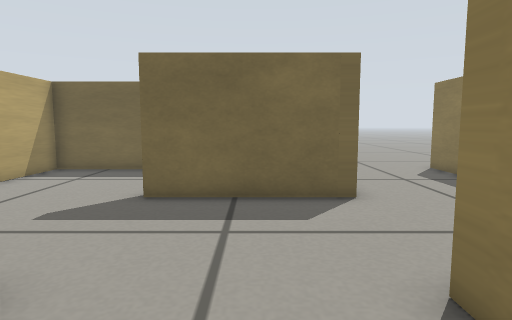
[1] (above)

18 first-person views from a walk through a robot-simulator world made for Gazebo. The camera is 0.33 m above the floor, tilts 6° down and sees 75° across. The floor is counted in squares, 0.2 m on a side. Each view is taken from the middle of a square. On the plan, view 1 faces up. The plan holds only what a view shows up to about 16 squares ahead; the rest is blank. Gazebo's built-in surfaces are drawn with simple patterns.

[2]
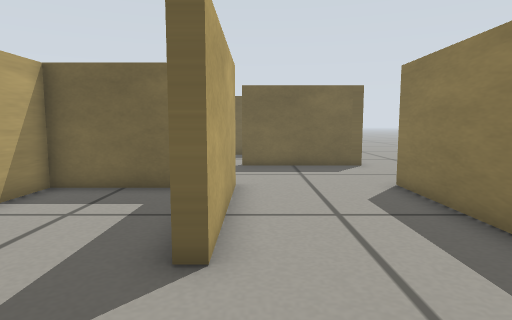

[3]
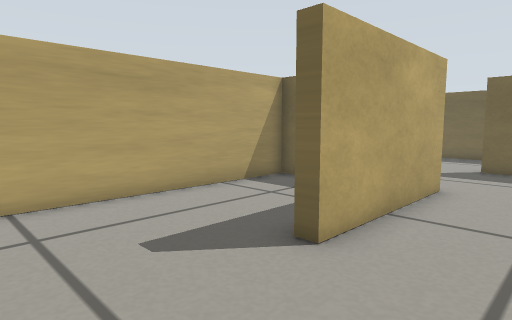

[4]
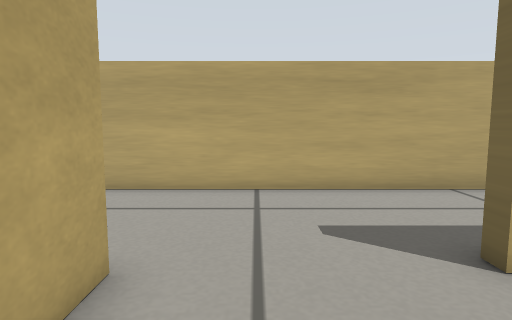

[5]
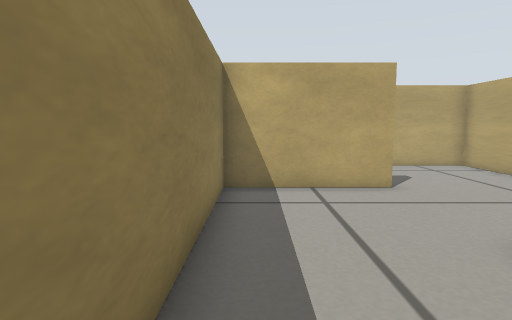

[6]
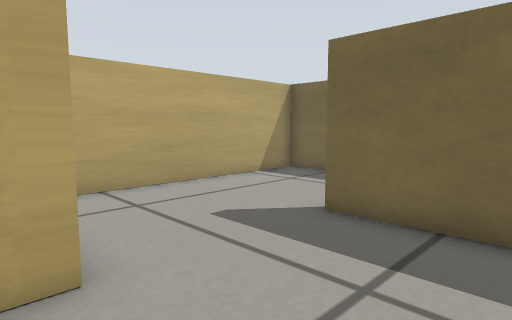

[7]
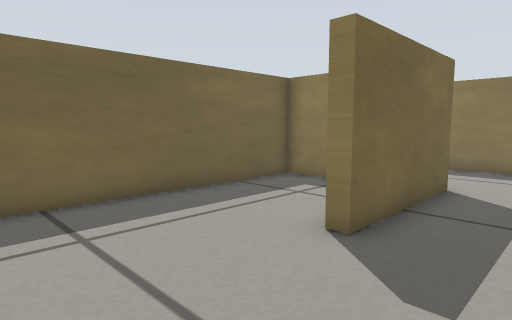

[8]
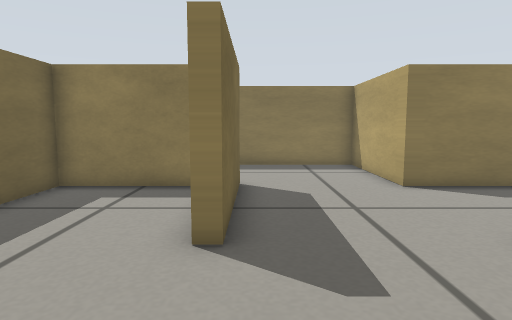

[9]
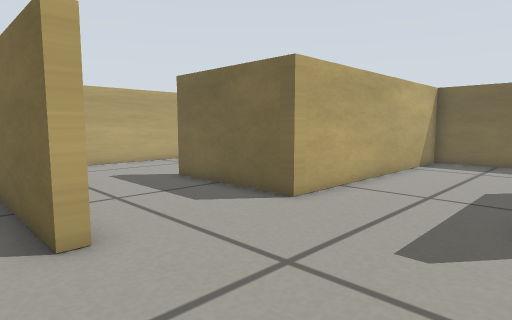

[10]
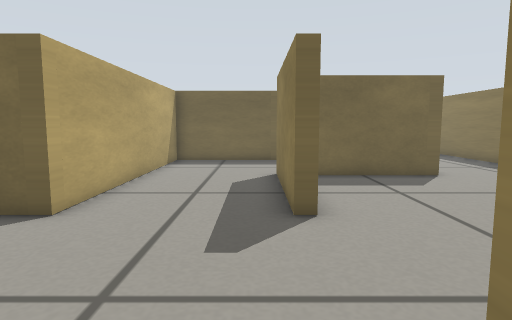

[11]
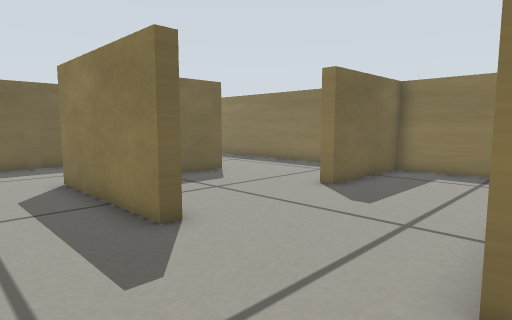

[12]
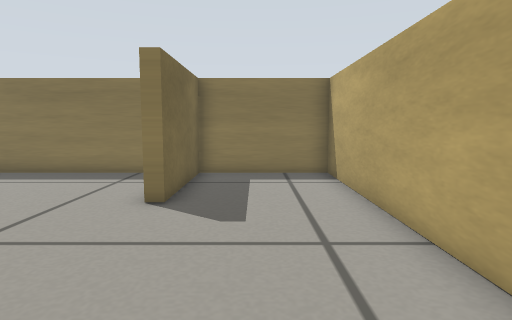

[13]
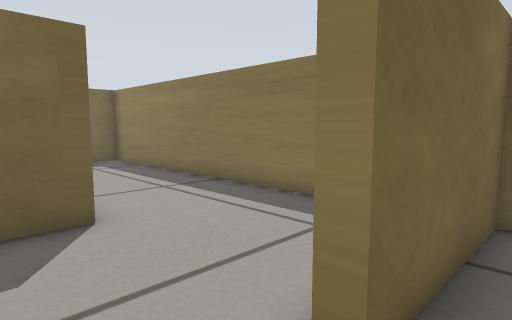

[14]
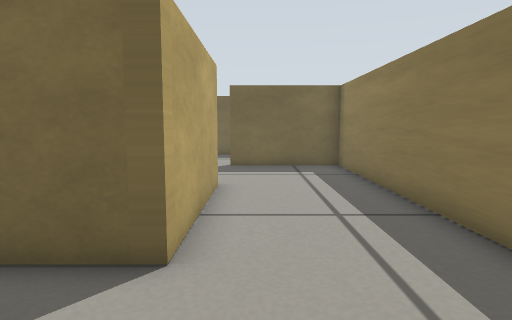

[15]
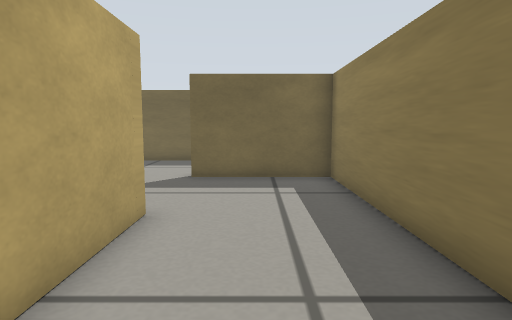

[16]
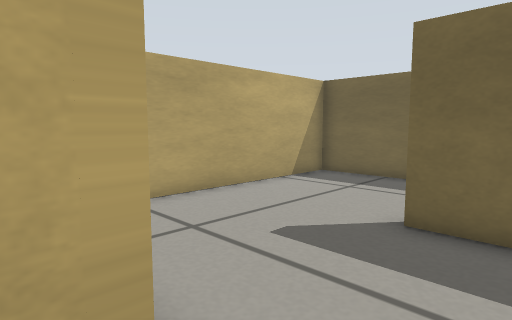

[17]
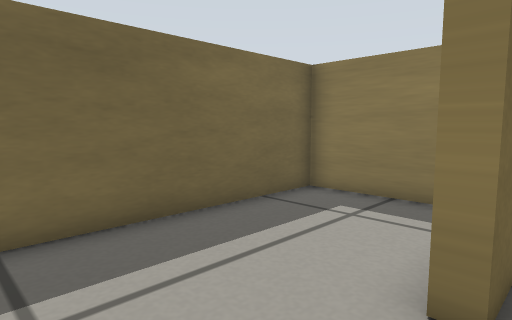

[18]
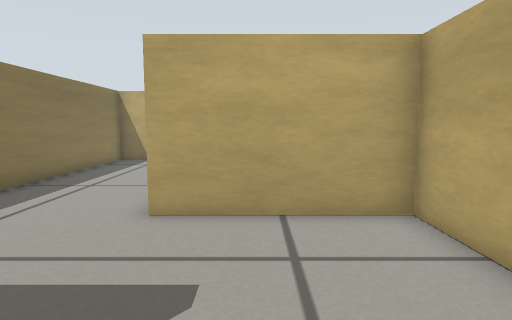

### Floor plan
Ten units are one square. View 1 is at (0, 0); x grows to the right and y downward. Boxes are objects, and circles mark ways between rooms. Rooms are numbered by the first view taken in them; rooms with no view inside come last. Other rooms are left out.
<svg viewBox="-79 -128 248 263">
<path fill="none" stroke="#000" d="M-26 -31 -26 22 -30 22M-41 -26 -74 -26 -74 75M-26 66 19 66 19 -30M24 -75 -26 -75M-74 -76 -74 -44M23 114 23 119 -20 119M73 71 67 71M67 71 67 18M79 -26 23 -26 23 71 -26 71M-74 75 -74 115 -45 115M80 115 164 115 164 71 120 71 120 66M120 -30 120 22M151 66 164 66 164 -75 120 -75M71 -74 71 -30 120 -30M120 -75 120 -80M164 -91 164 -123 71 -123 71 -74M-26 -75 -26 -80M19 -74 19 -123 -74 -123 -74 -76M120 22 80 22"/>
<circle cx="-50" cy="70" r="3" fill="#2a7"/>
<circle cx="-50" cy="-80" r="3" fill="#2a7"/>
<circle cx="59" cy="109" r="3" fill="#2a7"/>
<circle cx="95" cy="70" r="3" fill="#2a7"/>
<circle cx="120" cy="-55" r="3" fill="#2a7"/>
<circle cx="120" cy="45" r="3" fill="#2a7"/>
<circle cx="95" cy="-80" r="3" fill="#2a7"/>
<text x="-20" y="0">1</text>
<text x="-10" y="130">2</text>
<text x="30" y="50">3</text>
<text x="120" y="90">4</text>
<text x="140" y="-10">5</text>
<text x="100" y="-60">6</text>
<text x="120" y="-100">7</text>
<text x="-30" y="-100">8</text>
<text x="100" y="40">9</text>
</svg>
Room 1 opens to room 3. Room 1 opens to room 8. Room 2 opens to room 3. Room 4 opens to room 9. Room 5 opens to room 6. Room 5 opens to room 9. Room 6 opens to room 7.

Where each view was taken, in squares from view 1:
view 1: 0 up, 0 right, facing up
view 2: 6 down, 2 left, facing up
view 3: 6 down, 0 right, facing up-left
view 4: 5 down, 1 right, facing left
view 5: 2 up, 1 right, facing down
view 6: 2 up, 1 right, facing up-left
view 7: 5 up, 7 left, facing up-right
view 8: 7 up, 7 left, facing right
view 9: 13 down, 7 right, facing up-left
view 10: 13 down, 6 right, facing up
view 11: 12 down, 4 right, facing up-right
view 12: 9 down, 5 right, facing right
view 13: 8 down, 10 right, facing up-right
view 14: 6 down, 13 right, facing up
view 15: 3 down, 14 right, facing up
view 16: 2 up, 14 right, facing up-left
view 17: 7 up, 9 right, facing up-right
view 18: 9 up, 10 right, facing down
